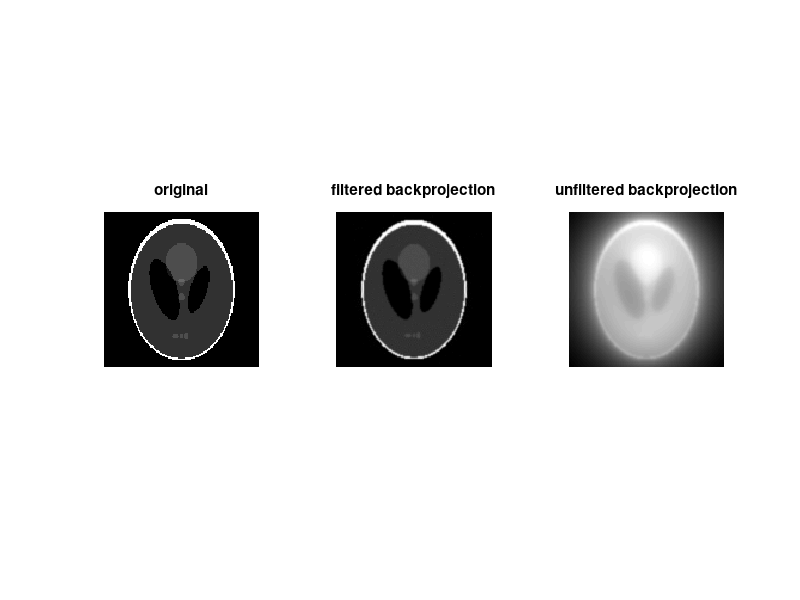

This figure's MATLAB source:
P=phantom(128);
angle=linspace(0,179,180);
R=radon(P,angle);
I1=iradon(R,angle);
I2=iradon(R,angle,'linear','none');
subplot(1,3,1),imshow(P),title('original')
subplot(1,3,2),imshow(I1),title('filtered backprojection')
subplot(1,3,3),imshow(I2,[]),title('unfiltered backprojection')